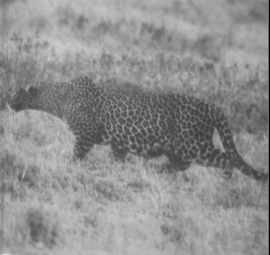
#> input picture ECE271A_Statistical Learning I/PR1/pic/cheetah.jpg, 270 x 255 px; its folder holds only this picture in this run
$ python -i bin_detector.py   (imports and definitions only)
#> lines starting #> are read from the running program, lines starting #| are printed output that depends on the picture; after the words box and inside, x2 and y2 are one past the last pixel; in counts of white or black regions, pixels touching at a corner belong together
#> further down, picture is the input picture: shape (255, 270); min 0, max 220, mean 142.6
### ECE276A_Sensing & Estimation in Robotics/PR1_blue bin detection (object detection)/src/bin_detection/model_setup.py
# -*- coding: utf-8 -*-
"""
Created on Mon Jan 17 21:05:20 2022

@author: Yen
"""
import sys
import os
folder_path = os.path.dirname(os.path.abspath(__file__))
sys.path.append(folder_path)
from os.path import exists
import numpy as np
from generate_rgb_data import read_pixels
import math
from PerformSoftmax import perform_softmax

class ModelSetup():

    def load_parameters(self, path = None):
        '''
        Load paramteres for model.
        If path isn't provided, then it will search
        in current direcotry.

        Parameters
        ----------
        path : String, optional
            Absolute path of directory which contains "model_parameters_w.txt" and file "model_parameters_b.txt".
            The default is None.

        Returns
        -------
        w : Numpy.ndarray
            Parameter vector (weight)
        b : Numpy.ndarray
            Parameter vector (bias)
        '''
        if path == None:
            w_path = os.path.join(folder_path, 'model_parameters_w.txt')
            b_path = os.path.join(folder_path, 'model_parameters_b.txt')
            assert exists(w_path)
            assert exists(b_path)
            w = np.loadtxt(w_path, dtype=float)
            b = np.loadtxt(b_path, dtype=float)
            return w, b
        else:
            w_path = path + '/model_parameters_w.txt'
            b_path = path + '/model_parameters_b.txt'
            assert exists(w_path)
            assert exists(b_path)
            w = np.loadtxt(w_path, dtype=float)
            b = np.loadtxt(b_path, dtype=float)
            return w, b

    # [239 lines left out: functions create_parameters, save_parameters, get_trainingData, shuffle_data, train_model, not called in this run]

### ECE276A_Sensing & Estimation in Robotics/PR1_blue bin detection (object detection)/src/bin_detection/bin_detector.py
'''
ECE276A WI22 PR1: Color Classification and Recycling Bin Detection
'''
import sys
import os

folder_path = os.path.dirname(os.path.abspath(__file__))
sys.path.append(folder_path)

import numpy as np
import cv2
from skimage.measure import label, regionprops
from model_setup import ModelSetup
from PerformSoftmax import perform_softmax
import skimage.morphology
class BinDetector():
	def __init__(self):
		'''
			Initilize your bin detector with the attributes you need,
			e.g., parameters of your classifier
		'''
		# load parameters
		model_setting = ModelSetup()
		self.w, self.b = model_setting.load_parameters()

		pass

	def segment_image(self, img):
		'''
			Obtain a segmented image using a color classifier,
			e.g., Logistic Regression, Single Gaussian Generative Model, Gaussian Mixture,
			call other functions in this class if needed

			Inputs:
				img - original image
			Outputs:
				mask_img - a binary image with 1 if the pixel in the original image is red and 0 otherwise
		'''
		################################################################
		# YOUR CODE AFTER THIS LINE

		# Replace this with your own approach
		# create a blank image
		img = cv2.cvtColor(img, cv2.COLOR_BGR2RGB)
		h = img.shape[0]
		w = img.shape[1]
		mask_img = np.zeros([h, w])
		# loop each pixel in img
		for i in range(h):
			for j in range(w):
				x = [img[i, j, :] / 255]
				out = np.matmul(x, self.w) + self.b
				prediction = perform_softmax(out)
				y = np.argmax(prediction, axis=1) + 1
				# draw on mask
				if y == 3:
					mask_img[i][j] = 1
		# YOUR CODE BEFORE THIS LINE
		################################################################
		return mask_img

	def get_bounding_boxes(self, img):
		'''
			Find the bounding boxes of the recycling bins
			call other functions in this class if needed

			Inputs:
				img - original image
			Outputs:
				boxes - a list of lists of bounding boxes. Each nested list is a bounding box in the form of [x1, y1, x2, y2]
				where (x1, y1) and (x2, y2) are the top left and bottom right coordinate respectively
		'''
		################################################################
		# YOUR CODE AFTER THIS LINE

		# Replace this with your own approach
		img_w = img.shape[1]
#> img_w = 270
		img_h = img.shape[0]
#> img_h = 255

		left_right_footprint = np.array([[0,0,1,0,0],[1,1,1,1,1],[0,0,1,0,0]])
		#up_down_footprint = np.array([[1,1,1],[1,1,1],[1,1,1],[1,1,1],[1,1,1]])

		erosion_1 = skimage.morphology.binary_erosion(img,left_right_footprint)
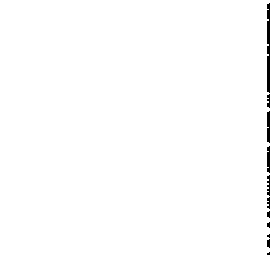
#> erosion_1: shape (255, 270) bool; 99.1% white; 11 black regions (4 under 20 px), largest, box (x1, y1, x2, y2) and area: (267, 3, 270, 93) 252, (267, 111, 270, 143) 90, (267, 146, 270, 173) 73
		erosion_1 = erosion_1.astype(float)

		erosion_2 = skimage.morphology.binary_erosion(erosion_1,left_right_footprint)
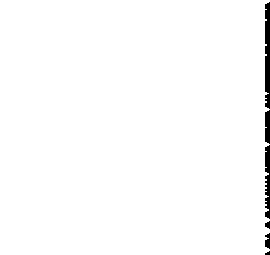
#> erosion_2: shape (255, 270) bool; 98.5% white; 6 black regions (1 under 20 px), largest, box (x1, y1, x2, y2) and area: (265, 2, 270, 109) 495, (265, 145, 270, 219) 302, (265, 110, 270, 144) 156, (265, 233, 270, 249) 60, (265, 221, 270, 229) 28
		erosion_2 = erosion_2.astype(float)

		#dialation_1 = skimage.morphology.binary_dilation(erosion_2,up_down_footprint)
		#dialation_1 = dialation_1.astype(float)

		finaloutput = skimage.morphology.label(erosion_2, connectivity=2)
#> finaloutput: shape (255, 270) int64; values 0 (black) and 1 (white), 98.5% white; 6 black regions (1 under 20 px)
		props = regionprops(finaloutput)
#> props = 1 regions; box (x1, y1, x2, y2) and area: (0, 0, 270, 255) 67795

		another_mask = np.zeros([img_h, img_w])
		# visualize box
		for obj in props:
		#see all
			y1 = obj['bbox'][0]
			x1 = obj['bbox'][1]
			y2 = obj['bbox'][2]
			x2 = obj['bbox'][3]
			if (x2-x1) < 0.05 * img_w or (x2-x1) > 0.8 * img_w:
				continue

			# fill another mask
			another_mask[y1:y2, x1:x2] = 1
#> this loop made 1 pass
#> (y1, x1, y2, x2) on pass 1: (0, 0, 255, 270)
#> another_mask: shape (255, 270) float64; every value is 0

		boxes = []
		another_mask = skimage.morphology.label(another_mask, connectivity=1)
		props = regionprops(another_mask)
#> props = []
		for obj in props:
			y1 = obj['bbox'][0]
			x1 = obj['bbox'][1]
			y2 = obj['bbox'][2]
			x2 = obj['bbox'][3]
			if (x2 - x1) >= (y2-y1):
				continue
			boxes.append([x1,y1,x2,y2])
#> this loop made 0 passes
#> after the loop, boxes = []
		# YOUR CODE BEFORE THIS LINE
		################################################################

		return boxes

>>> import cv2
>>> picture = cv2.imread('../../../../ECE271A_Statistical Learning I/PR1/pic/cheetah.jpg', cv2.IMREAD_GRAYSCALE)
>>> result = BinDetector().get_bounding_boxes(picture)
#> result = []
